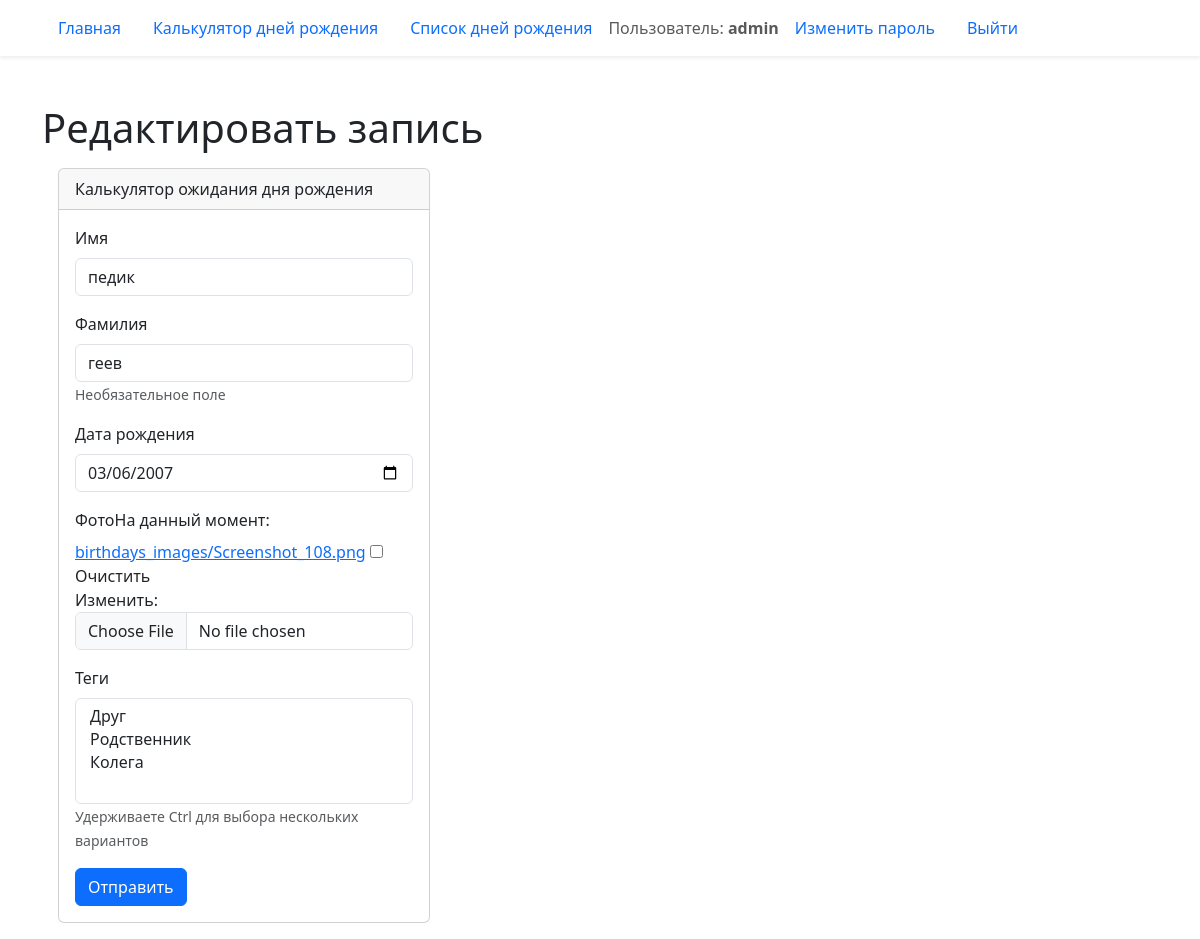
The page /birthday/12/edit/ (signed in) on the database its author committed.
### birthday/models.py (models this page shows, shortened)
class Birthday(models.Model):
    first_name = models.CharField('Имя', max_length=20)
    last_name = models.CharField(
        'Фамилия',
        max_length=20,
        blank=True,
        help_text='Необязательное поле'
    )
    birthday = models.DateField('Дата рождения', validators=(real_age,))
    image = models.ImageField('Фото', upload_to='birthdays_images', blank=True)
    author = models.ForeignKey(
        User,
        verbose_name='Автор записи',
        on_delete=models.CASCADE,
        null=True
    )
    tag = models.ManyToManyField(
        Tag,
        verbose_name='Теги',
        blank=True,
        help_text='Удерживаете Ctrl для выбора нескольких вариантов'
    )
    class Meta:
        constraints = (models.UniqueConstraint(
            fields=('first_name', 'last_name', 'birthday'),
            name='Unique person constraint'
            ),
        )

class Tag(models.Model):
    tag = models.CharField('Тег', max_length=20)
    def __str__(self) -> str:
        return self.tag

### birthday/views.py (the view)
# urls.py: path('<int:pk>/edit/', views.BirthdayUpdateView.as_view(), name='edit'),
class BirthdayUpdateView(LoginRequiredMixin, UpdateView):
    form_class = BirthdayForm
    model = Birthday
    def dispatch(self, request, *args, **kwargs):
        get_object_or_404(Birthday, pk=kwargs['pk'], author=request.user)
        return super().dispatch(request, *args, **kwargs)

### birthday/forms.py (shortened to what this page needs)
class BirthdayForm(forms.ModelForm):
    class Meta:
        model = Birthday
        exclude = ('author',)
        widgets = {
            'birthday': forms.DateInput(attrs={'type': 'date'})
        }

### templates/birthday/birthday_form.html (shortened to what this page needs)
{% extends "base.html" %}
{% load django_bootstrap5 %}
{% block content %}
  {% if "/edit/" in request.path %}
    <h1>Редактировать запись {{ data.pk }}</h1>
  {% else %}
    <h1>Создать запись</h1>
  {% endif %}
  <div class='card col-4 m-3'>
    <div class='card-header'>
      Калькулятор ожидания дня рождения
    </div>
    <div class='card-body'>
      <form method="post" enctype="multipart/form-data">
        {% bootstrap_form form %}
        {% bootstrap_button button_type='submit' content='Отправить' %}
      </form>
    </div>
  </div>
{% endblock %}

### templates/includes/header.html (shortened to what this page needs)
<header>
  <nav class="navbar shadow-sm">
    <div class="container">
      {% with request.resolver_match.view_name as view_name %}
        <ul class="nav nav-pills">
          <li class="nav-item">
            <a class="nav-link {% if view_name == 'pages:homepage' %} active {% endif %}"
              href="{% url 'pages:homepage' %}">
              Главная
            </a>
          </li>
          <li class="nav-item">
            <a class="nav-link {% if view_name == 'birthday:create' %} active {% endif %}"
              href="{% url 'birthday:create' %}">
              Калькулятор дней рождения
            </a>
          </li>
          <li class="nav-item">
            <a class="nav-link {% if view_name == 'birthday:list' %} active {% endif %}" href="{% url 'birthday:list' %}">
              Cписок дней рождения
            </a>
          </li>
          {% if user.is_authenticated %}
          <span class="navbar-text">Пользователь: <b>{{ user.username }}</b></span>
          <li class="nav-item">
            <a class="nav-link{% if view_name == 'password_change' %} active {% endif %}"
              href="{% url 'password_change' %}">Изменить пароль</a>
          </li>
          <li class="nav-item">
            <a class="nav-link" href="{% url 'logout' %}">Выйти</a>
          </li>
          {% endif %}
        </ul>
      {% endwith %}
    </div>
  </nav>
</header>

### rows shown on the page
Birthday: first_name "педик", last_name "геев", birthday "03/06/2007"
Tag: tag "Друг / Родственник / Колега"

### other values the page prints
{{ user.username }} "admin"
